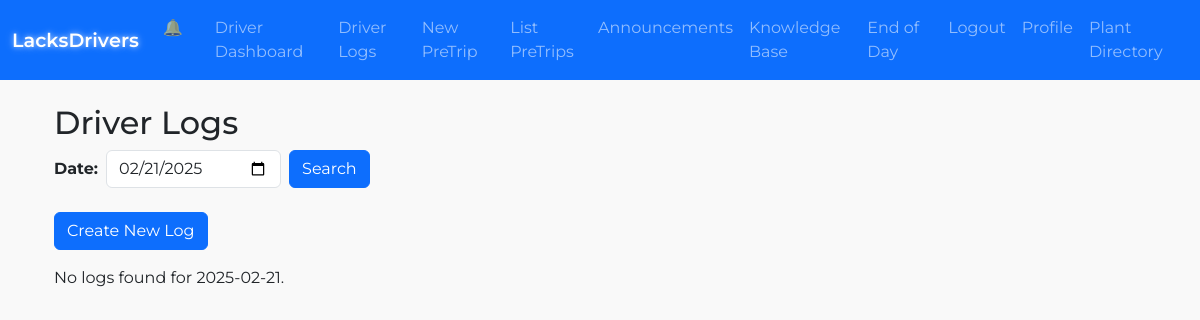
/driver_logs (signed in), run on an earlier commit of the app's database.
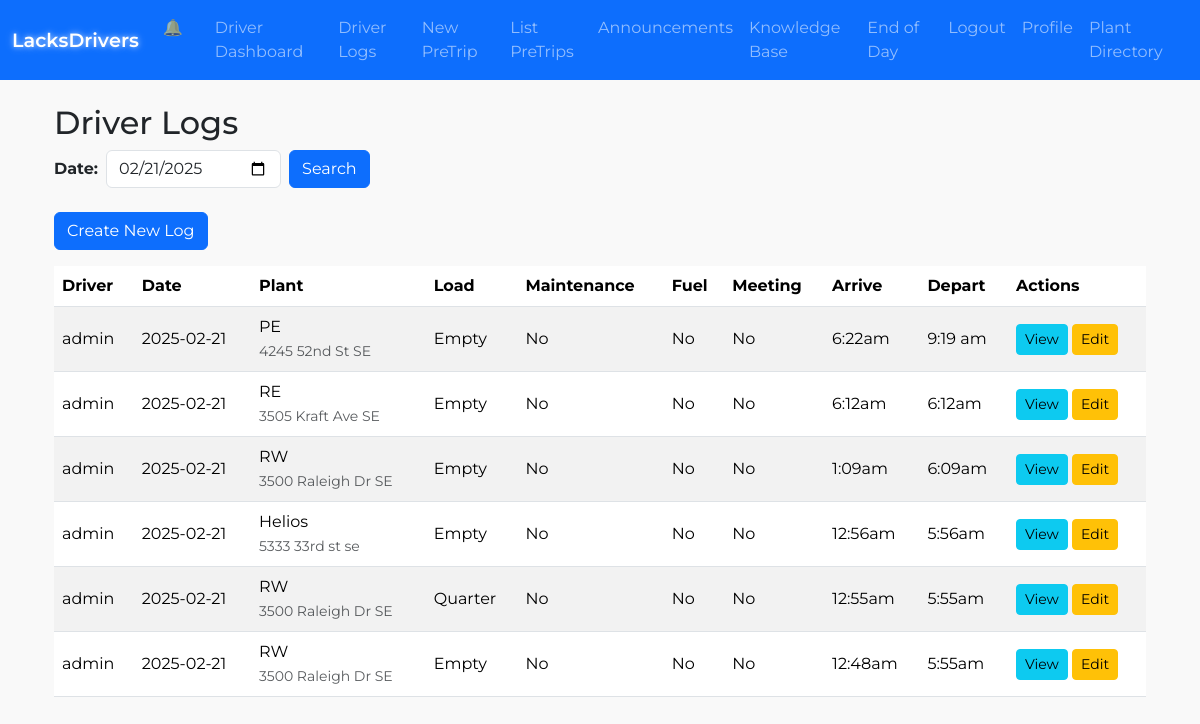
And on a later commit of the database.
### db_setup.py (models this page shows, shortened)
class DriverLog(db.Model):
    __tablename__ = "driver_log"
    id = db.Column(db.Integer, primary_key=True)
    driver_id = db.Column(db.Integer, db.ForeignKey("user.id"), nullable=False)
    date = db.Column(db.Date, nullable=False)
    arrive_time = db.Column(db.String(20))
    depart_time = db.Column(db.String(20))
    downtime_reason = db.Column(db.String(200), nullable=True)
    load_size = db.Column(db.String(10), nullable=False)
    plant_name = db.Column(db.String(20), nullable=False)
    maintenance = db.Column(db.Boolean, default=False)
    fuel = db.Column(db.Boolean, default=False)
    meeting = db.Column(db.Boolean, default=False)
    created_at = db.Column(db.DateTime, default=datetime.utcnow)
    updated_at = db.Column(db.DateTime, onupdate=datetime.utcnow)
    driver = db.relationship("User", backref="driver_logs", lazy="joined")

class User(db.Model, UserMixin):
    __tablename__ = "user"
    id = db.Column(db.Integer, primary_key=True)
    username = db.Column(db.String(64), unique=True, nullable=False)
    email = db.Column(db.String(120), unique=True, nullable=False)
    password_hash = db.Column(db.String(128))
    role = db.Column(db.String(20))  # "driver" or "management"
    tasks = db.relationship("Task", backref="assigned_user", lazy="dynamic")

### lacksdrivers.py (the view)
@app.route("/driver_logs", methods=["GET"])
@login_required
def driver_logs():
    date_str = request.args.get("date")
    try:
        search_date = datetime.strptime(date_str, "%Y-%m-%d").date() if date_str else datetime.now().date()
    except ValueError:
        search_date = datetime.now().date()
    if current_user.role == "management":
        all_drivers = User.query.filter_by(role="driver").all()
        selected_driver_id = request.args.get("driver_id", type=int)
        query = DriverLog.query.filter(DriverLog.date == search_date).order_by(DriverLog.created_at.desc())
        if selected_driver_id:
            query = query.filter_by(driver_id=selected_driver_id)
        logs = query.all()
        return render_template(
            "driver_logs.html",
            logs=logs,
            all_drivers=all_drivers,
            selected_driver_id=selected_driver_id,
            search_date=search_date
        )
    else:
        logs = DriverLog.query.filter_by(
            driver_id=current_user.id,
            date=search_date
        ).order_by(DriverLog.created_at.desc()).all()
        return render_template("driver_logs.html", logs=logs, search_date=search_date)

### lacksdrivers.py (called while the page is built)
@app.context_processor
def inject_plant_addresses():
    return dict(PLANT_ADDRESSES=PLANT_ADDRESSES)

@login_manager.user_loader
def load_user(user_id):
    return User.query.get(int(user_id))

@app.template_filter('to_local_time')
def to_local_time(utc_str):
    if not utc_str:
        return ""
    try:
        dt_utc = datetime.strptime(utc_str, "%Y-%m-%d %H:%M:%S")
        dt_utc = pytz.utc.localize(dt_utc)
        local_tz = pytz.timezone("America/Detroit")
        dt_local = dt_utc.astimezone(local_tz)
        formatted = dt_local.strftime("%I:%M%p").lower()
        return formatted.lstrip('0')
    except ValueError:
        return utc_str

@app.template_filter('to_12h_format')
def to_12h_format(hhmm_str):
    if not hhmm_str:
        return ""
    try:
        dt = datetime.strptime(hhmm_str, "%H:%M")
        return dt.strftime("%I:%M%p").lower().lstrip('0')
    except ValueError:
        return hhmm_str

    @property
    def action_label(self):
        return "Depart" if not self.depart_time else "Edit"

### templates/driver_logs.html (shortened to what this page needs)
{% extends "base.html" %}
{% block content %}
<div class="container slide-in">
  <h2 class="mt-3">Driver Logs</h2>
  <form method="GET" action="{{ url_for('driver_logs') }}" class="mb-4">
    <div class="row g-2 align-items-center">
      <div class="col-auto">
        <label for="dateFilter" class="col-form-label fw-bold">Date:</label>
      </div>
      <div class="col-auto">
        <input
          type="date"
          name="date"
          id="dateFilter"
          class="form-control"
          value="{{ search_date.strftime('%Y-%m-%d') }}"
        >
      </div>
      <div class="col-auto">
        <button type="submit" class="btn btn-primary hover-btn">
          Search
        </button>
      </div>
    </div>
  </form>
  {% if current_user.role == 'driver' %}
    <a
      href="{{ url_for('new_driving_log') }}"
      class="btn btn-primary mb-3 hover-btn"
    >
      Create New Log
    </a>
  {% endif %}
  {% if logs %}
    <table class="table table-striped align-middle">
      <thead>
        <tr>
          <th>Driver</th>
          <th>Date</th>
          <th>Plant</th>
          <th>Load</th>
          <th>Maintenance</th>
          <th>Fuel</th>
          <th>Meeting</th>
          <th>Arrive</th>
          <th>Depart</th>
          <th>Actions</th>
        </tr>
      </thead>
      <tbody>
        {% for log in logs %}
          <tr>
            <td>{{ log.driver.username }}</td>
            <td>{{ log.date }}</td>
            <td>
              {{ log.plant_name }}
              {% if log.plant_name in PLANT_ADDRESSES %}
                <br>
                <small class="text-muted">
                  {{ PLANT_ADDRESSES[log.plant_name] }}
                </small>
              {% endif %}
            </td>
            <td>{{ log.load_size }}</td>
            <td>{{ "Yes" if log.maintenance else "No" }}</td>
            <td>{{ "Yes" if log.fuel else "No" }}</td>
            <td>{{ "Yes" if log.meeting else "No" }}</td>
            <td>
              {% if log.arrive_time %}
                {{ log.arrive_time|to_local_time }}
              {% else %}
                --
              {% endif %}
            </td>
            <td>
              {% if log.depart_time %}
                {{ log.depart_time|to_12h_format }}
              {% else %}
                --
              {% endif %}
            </td>
            <td>
              <a
                href="{{ url_for('view_driver_log', log_id=log.id) }}"
                class="btn btn-sm btn-info hover-btn"
              >
                View
              </a>
              {% if current_user.role == 'management' or log.driver_id == current_user.id %}
                <a
                  href="{{ url_for('edit_driver_log', log_id=log.id) }}"
                  class="btn btn-sm btn-warning hover-btn"
                >
                  {{ log.action_label }}
                </a>
              {% endif %}
            </td>
          </tr>
        {% endfor %}
      </tbody>
    </table>
  {% else %}
    <p>No logs found for {{ search_date.strftime('%Y-%m-%d') }}.</p>
  {% endif %}
</div>
{% endblock %}

### templates/base.html (shortened to what this page needs)
<!DOCTYPE html>
<html lang="en">
<head>
  <link rel="stylesheet" href="{{ url_for('static', filename='style.css') }}">
  <link
    rel="stylesheet"
    href="https://cdn.jsdelivr.net/npm/bootstrap@5.3.1/dist/css/bootstrap.min.css"
  >
</head>
<body>
  <div id="pageContent">
    <nav class="navbar navbar-expand-md navbar-dark bg-primary py-2">
      <div class="container-fluid">
        {% if current_user.role == "management" %}
          <a class="navbar-brand glow-text openOverlayLink"
             data-url="{{ url_for('manager_bp.manager_dashboard') }}"
             href="#"
          >
            LacksDrivers (Manager)
          </a>
        {% else %}
          <a class="navbar-brand glow-text openOverlayLink"
             data-url="{{ url_for('dashboard') }}"
             href="#"
          >
          </a>
        {% endif %}
        <div class="collapse navbar-collapse" id="mainNavbar">
          <ul class="navbar-nav ms-auto">
            {% if current_user.role == "management" %}
              <li class="nav-item">
                <a class="nav-link openOverlayLink"
                   data-url="{{ url_for('manager_bp.manager_dashboard') }}"
                   href="#"
                >Manager Dashboard</a>
              </li>
              <li class="nav-item">
                <a class="nav-link openOverlayLink"
                   data-url="{{ url_for('logout') }}"
                   href="#"
                >Logout</a>
              </li>
            {% else %}
              <li class="nav-item d-none d-md-block me-3">
                <a class="nav-link openOverlayLink"
                   data-url="{{ url_for('recent_activity') }}"
                   href="#"
                >&#128276;</a>
              </li>
              <li class="nav-item">
                <a class="nav-link openOverlayLink"
                   data-url="{{ url_for('dashboard') }}"
                   href="#"
                >Driver Dashboard</a>
              </li>
              <li class="nav-item">
                <a class="nav-link openOverlayLink"
                   data-url="{{ url_for('driver_logs') }}"
                   href="#"
                >Driver Logs</a>
              </li>
              <li class="nav-item">
                <a class="nav-link openOverlayLink"
                   data-url="{{ url_for('new_pretrip') }}"
                   href="#"
                >New PreTrip</a>
              </li>
              <li class="nav-item">
                <a class="nav-link openOverlayLink"
                   data-url="{{ url_for('list_pretrips') }}"
                   href="#"
                >List PreTrips</a>
              </li>
              <li class="nav-item">
                <a class="nav-link openOverlayLink"
                   data-url="{{ url_for('announcements') }}"
                   href="#"
                >Announcements</a>
              </li>
              <li class="nav-item">
                <a class="nav-link openOverlayLink"
                   data-url="{{ url_for('knowledge_base') }}"
                   href="#"
                >Knowledge Base</a>
              </li>
              <li class="nav-item">
                <a class="nav-link openOverlayLink"
                   data-url="{{ url_for('end_of_day_summary') }}"
                   href="#"
                >End of Day</a>
              </li>
              <li class="nav-item">
                <a class="nav-link openOverlayLink"
                   data-url="{{ url_for('logout') }}"
                   href="#"
                >Logout</a>
              </li>
              <li class="nav-item">
                <a class="nav-link openOverlayLink"
                   data-url="{{ url_for('profile') }}"
                   href="#"
                >Profile</a>
              </li>
              <li class="nav-item">
                <a class="nav-link openOverlayLink"
                   data-url="{{ url_for('plant_directory') }}"
                   href="#"
                >Plant Directory</a>
              </li>
            {% endif %}
          </ul>
        </div>
      </div>
    </nav>
    <div class="container mt-4 fade-in">
      {% block content %}{% endblock %}
    </div>
  </div>
</body>
</html>

### static/css/images/style.css (style rules this page uses)
:root { --bs-primary: #1F3A93; --bs-secondary: #2ECC71; --bs-danger: #E74C3C; --bs-success: #27AE60; --bs-warning: #F39C12; --bs-info: #3498DB; --bs-light: #f8f9fa; --bs-dark: #2C3E50; }
table tr th, table tr td { vertical-align: middle; }

### templates/base.html (style rules this page uses)
body { font-family: 'Montserrat', sans-serif; background-color: #f9f9f9; margin: 0; padding: 0; }
.glow-text { font-weight: 700; color: #fff; position: relative; }
.navbar { transition: background-color 0.3s ease; }
.navbar-nav .nav-link { transition: color 0.2s ease; }
.hover-btn { transition: transform 0.2s ease, background-color 0.2s ease; }
.fade-in { opacity: 0; animation: fadeInAnimation 0.6s forwards; }

What changed in the data, as far as the page shows it:
added DriverLog: driver.username "admin", date "2025-02-21", plant_name "PE", plant_name "4245 52nd St SE", load_size "Empty", maintenance "No", fuel "No", meeting "No", arrive_time|to_local_time "6:22am", depart_time|to_12h_format "9:19 am", action_label "Edit"
added DriverLog: driver.username "admin", date "2025-02-21", plant_name "RE", plant_name "3505 Kraft Ave SE", load_size "Empty", maintenance "No", fuel "No", meeting "No", arrive_time|to_local_time "6:12am", depart_time|to_12h_format "6:12am", action_label "Edit"
added DriverLog: driver.username "admin", date "2025-02-21", plant_name "RW", plant_name "3500 Raleigh Dr SE", load_size "Empty", maintenance "No", fuel "No", meeting "No", arrive_time|to_local_time "1:09am", depart_time|to_12h_format "6:09am", action_label "Edit"
added DriverLog: driver.username "admin", date "2025-02-21", plant_name "Helios", plant_name "5333 33rd st se", load_size "Empty", maintenance "No", fuel "No", meeting "No", arrive_time|to_local_time "12:56am", depart_time|to_12h_format "5:56am", action_label "Edit"
added DriverLog: driver.username "admin", date "2025-02-21", plant_name "RW", plant_name "3500 Raleigh Dr SE", load_size "Quarter", maintenance "No", fuel "No", meeting "No", arrive_time|to_local_time "12:55am", depart_time|to_12h_format "5:55am", action_label "Edit"
added DriverLog: driver.username "admin", date "2025-02-21", plant_name "RW", plant_name "3500 Raleigh Dr SE", load_size "Empty", maintenance "No", fuel "No", meeting "No", arrive_time|to_local_time "12:48am", depart_time|to_12h_format "5:55am", action_label "Edit"
Also different on the page:
{{ search_date.strftime('%Y-%m-%d') }}: "2025-02-21" → (not shown)
text no longer shown: "No logs found for ."
text now shown: "Driver Date Plant Load Maintenance Fuel Meeting Arrive Depart Actions"
